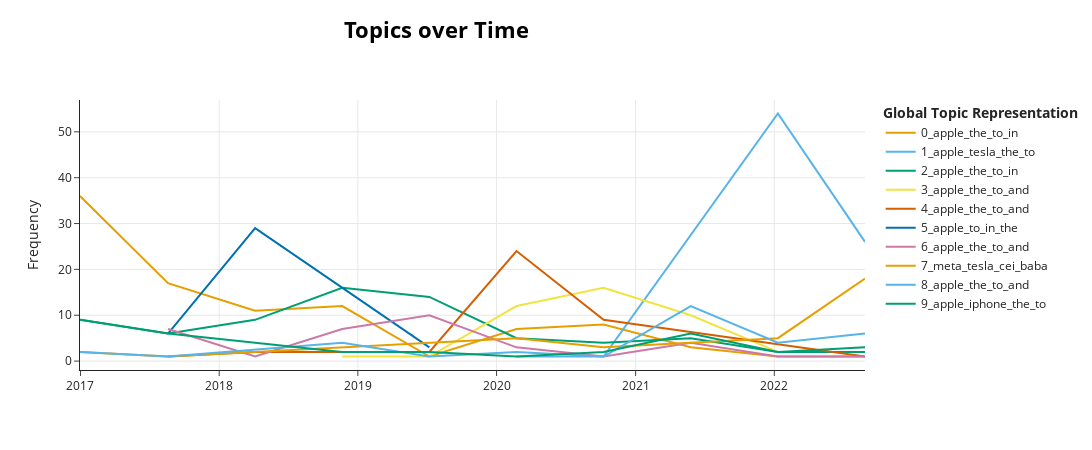

Write notebook code for a chart like this one.
### Code cell
topic_model.visualize_topics_over_time(topics_over_time, top_n_topics=10)

### Figure 1 — Plotly figure (JSON) as saved in the notebook; plotly's stock layout.template omitted (floating-point values rounded to 4 significant figures)
{"data": [{"hoverinfo": "text", "hovertext": ["<b>Topic 0</b><br>Words: apple, to, the, in, iphone", "<b>Topic 0</b><br>Words: apple, the, to, in, and", "<b>Topic 0</b><br>Words: apple, the, to, in, of", "<b>Topic 0</b><br>Words: apple, the, to, in, and", "<b>Topic 0</b><br>Words: apple, the, to, in, for", "<b>Topic 0</b><br>Words: apple, the, to, in, of", "<b>Topic 0</b><br>Words: apple, the, to, of, and", "<b>Topic 0</b><br>Words: apple, the, to, and, in", "<b>Topic 0</b><br>Words: apple, the, for, to, event", "<b>Topic 0</b><br>Words: jd, cei, moderna, cop, nio"], "marker": {"color": "#E69F00"}, "mode": "lines", "name": "0_apple_the_to_in", "type": "scatter", "x": ["2016-12-30T16:58:04.800000", "2017-08-19T07:12:00", "2018-04-05T14:24:00", "2018-11-20T21:36:00", "2019-07-08T04:48:00", "2020-02-22T12:00:00", "2020-10-08T19:12:00", "2021-05-26T02:24:00", "2022-01-10T09:36:00", "2022-08-27T16:48:00"], "y": [36, 17, 11, 12, 1, 7, 8, 3, 1, 1]}, {"hoverinfo": "text", "hovertext": ["<b>Topic 1</b><br>Words: apple, the, new, to, ipad", "<b>Topic 1</b><br>Words: apple, the, tesla, to, stocks", "<b>Topic 1</b><br>Words: apple, tesla, the, to, stocks", "<b>Topic 1</b><br>Words: apple, tesla, the, to, stocks"], "marker": {"color": "#56B4E9"}, "mode": "lines", "name": "1_apple_tesla_the_to", "type": "scatter", "x": ["2020-02-22T12:00:00", "2020-10-08T19:12:00", "2022-01-10T09:36:00", "2022-08-27T16:48:00"], "y": [1, 1, 54, 26]}, {"hoverinfo": "text", "hovertext": ["<b>Topic 2</b><br>Words: apple, to, the, in, for", "<b>Topic 2</b><br>Words: apple, to, the, in, for", "<b>Topic 2</b><br>Words: apple, the, to, and, in", "<b>Topic 2</b><br>Words: apple, the, to, in, and", "<b>Topic 2</b><br>Words: apple, the, to, for, and", "<b>Topic 2</b><br>Words: apple, the, to, for, and", "<b>Topic 2</b><br>Words: apple, the, to, and, of", "<b>Topic 2</b><br>Words: apple, the, to, in, for", "<b>Topic 2</b><br>Words: apple, the, to, tesla, and", "<b>Topic 2</b><br>Words: apple, the, to, in, on"], "marker": {"color": "#009E73"}, "mode": "lines", "name": "2_apple_the_to_in", "type": "scatter", "x": ["2016-12-30T16:58:04.800000", "2017-08-19T07:12:00", "2018-04-05T14:24:00", "2018-11-20T21:36:00", "2019-07-08T04:48:00", "2020-02-22T12:00:00", "2020-10-08T19:12:00", "2021-05-26T02:24:00", "2022-01-10T09:36:00", "2022-08-27T16:48:00"], "y": [9, 6, 9, 16, 14, 5, 4, 5, 2, 2]}, {"hoverinfo": "text", "hovertext": ["<b>Topic 3</b><br>Words: apple, the, to, airpower, by", "<b>Topic 3</b><br>Words: apple, the, to, on, and", "<b>Topic 3</b><br>Words: apple, the, to, and, for", "<b>Topic 3</b><br>Words: apple, the, to, for, and", "<b>Topic 3</b><br>Words: apple, the, to, and, for", "<b>Topic 3</b><br>Words: apple, the, to, tesla, in"], "marker": {"color": "#F0E442"}, "mode": "lines", "name": "3_apple_the_to_and", "type": "scatter", "x": ["2018-11-20T21:36:00", "2019-07-08T04:48:00", "2020-02-22T12:00:00", "2020-10-08T19:12:00", "2021-05-26T02:24:00", "2022-01-10T09:36:00"], "y": [1, 1, 12, 16, 10, 2]}, {"hoverinfo": "text", "hovertext": ["<b>Topic 4</b><br>Words: apple, the, to, and, for", "<b>Topic 4</b><br>Words: apple, the, to, fb, in", "<b>Topic 4</b><br>Words: apple, the, to, and, of", "<b>Topic 4</b><br>Words: apple, the, to, for, and", "<b>Topic 4</b><br>Words: apple, the, to, and, for", "<b>Topic 4</b><br>Words: apple, the, to, and, for", "<b>Topic 4</b><br>Words: apple, the, to, of, and"], "marker": {"color": "#D55E00"}, "mode": "lines", "name": "4_apple_the_to_and", "type": "scatter", "x": ["2017-08-19T07:12:00", "2018-04-05T14:24:00", "2018-11-20T21:36:00", "2019-07-08T04:48:00", "2020-02-22T12:00:00", "2020-10-08T19:12:00", "2022-08-27T16:48:00"], "y": [1, 2, 2, 2, 24, 9, 1]}, {"hoverinfo": "text", "hovertext": ["<b>Topic 5</b><br>Words: apple, to, in, the, and", "<b>Topic 5</b><br>Words: apple, to, the, by, in", "<b>Topic 5</b><br>Words: apple, to, in, the, for"], "marker": {"color": "#0072B2"}, "mode": "lines", "name": "5_apple_to_in_the", "type": "scatter", "x": ["2017-08-19T07:12:00", "2018-04-05T14:24:00", "2019-07-08T04:48:00"], "y": [6, 29, 3]}, {"hoverinfo": "text", "hovertext": ["<b>Topic 6</b><br>Words: apple, to, the, in, and", "<b>Topic 6</b><br>Words: apple, the, to, and, in", "<b>Topic 6</b><br>Words: apple, the, to, and, in", "<b>Topic 6</b><br>Words: apple, the, to, and, for", "<b>Topic 6</b><br>Words: apple, the, to, and, in", "<b>Topic 6</b><br>Words: apple, the, to, eu, of", "<b>Topic 6</b><br>Words: apple, the, to, and, of", "<b>Topic 6</b><br>Words: apple, the, to, and, for", "<b>Topic 6</b><br>Words: apple, the, to, and, stocks"], "marker": {"color": "#CC79A7"}, "mode": "lines", "name": "6_apple_the_to_and", "type": "scatter", "x": ["2017-08-19T07:12:00", "2018-04-05T14:24:00", "2018-11-20T21:36:00", "2019-07-08T04:48:00", "2020-02-22T12:00:00", "2020-10-08T19:12:00", "2021-05-26T02:24:00", "2022-01-10T09:36:00", "2022-08-27T16:48:00"], "y": [7, 1, 7, 10, 3, 1, 4, 1, 1]}, {"hoverinfo": "text", "hovertext": ["<b>Topic 7</b><br>Words: apple, tesla, baba, spy, meta", "<b>Topic 7</b><br>Words: apple, tesla, baba, spy, meta", "<b>Topic 7</b><br>Words: tesla, spy, baba, apple, ba", "<b>Topic 7</b><br>Words: tesla, spy, baba, nio, apple", "<b>Topic 7</b><br>Words: backhand, pointing, index, gm, tesla", "<b>Topic 7</b><br>Words: meta, cei, moderna, cop, baba"], "marker": {"color": "#E69F00"}, "mode": "lines", "name": "7_meta_tesla_cei_baba", "type": "scatter", "x": ["2016-12-30T16:58:04.800000", "2017-08-19T07:12:00", "2020-02-22T12:00:00", "2020-10-08T19:12:00", "2022-01-10T09:36:00", "2022-08-27T16:48:00"], "y": [2, 1, 5, 3, 5, 18]}, {"hoverinfo": "text", "hovertext": ["<b>Topic 8</b><br>Words: apple, to, the, in, of", "<b>Topic 8</b><br>Words: apple, spectre, to, flaws, chip", "<b>Topic 8</b><br>Words: apple, the, declined, to, as", "<b>Topic 8</b><br>Words: apple, and, to, for, the", "<b>Topic 8</b><br>Words: apple, to, the, and, google", "<b>Topic 8</b><br>Words: to, vietnam, apple, minimise, production", "<b>Topic 8</b><br>Words: apple, the, to, and, for", "<b>Topic 8</b><br>Words: nerd, backhand, pointing, index, down", "<b>Topic 8</b><br>Words: apple, tesla, meta, spy, the"], "marker": {"color": "#56B4E9"}, "mode": "lines", "name": "8_apple_the_to_and", "type": "scatter", "x": ["2016-12-30T16:58:04.800000", "2017-08-19T07:12:00", "2018-11-20T21:36:00", "2019-07-08T04:48:00", "2020-02-22T12:00:00", "2020-10-08T19:12:00", "2021-05-26T02:24:00", "2022-01-10T09:36:00", "2022-08-27T16:48:00"], "y": [2, 1, 4, 1, 2, 1, 12, 4, 6]}, {"hoverinfo": "text", "hovertext": ["<b>Topic 9</b><br>Words: apple, iphone, the, to, in", "<b>Topic 9</b><br>Words: iphone, apple, the, to, new", "<b>Topic 9</b><br>Words: apple, declined, by, iphone, has", "<b>Topic 9</b><br>Words: apple, iphone, to, the, for", "<b>Topic 9</b><br>Words: apple, the, iphone, to, for", "<b>Topic 9</b><br>Words: apple, to, iphone, the, for", "<b>Topic 9</b><br>Words: apple, iphone, the, to, for", "<b>Topic 9</b><br>Words: apple, iphone, the, to, tesla", "<b>Topic 9</b><br>Words: jd, cei, moderna, cop, nio"], "marker": {"color": "#009E73"}, "mode": "lines", "name": "9_apple_iphone_the_to", "type": "scatter", "x": ["2016-12-30T16:58:04.800000", "2017-08-19T07:12:00", "2018-11-20T21:36:00", "2019-07-08T04:48:00", "2020-02-22T12:00:00", "2020-10-08T19:12:00", "2021-05-26T02:24:00", "2022-01-10T09:36:00", "2022-08-27T16:48:00"], "y": [9, 6, 2, 2, 1, 2, 6, 2, 3]}], "layout": {"height": 450, "hoverlabel": {"bgcolor": "white", "font": {"family": "Rockwell", "size": 16}}, "legend": {"title": {"text": "<b>Global Topic Representation"}}, "title": {"font": {"color": "Black", "size": 22}, "text": "<b>Topics over Time</b>", "x": 0.4, "xanchor": "center", "y": 0.95, "yanchor": "top"}, "width": 1250, "xaxis": {"showgrid": true}, "yaxis": {"showgrid": true, "title": {"text": "Frequency"}}}}
